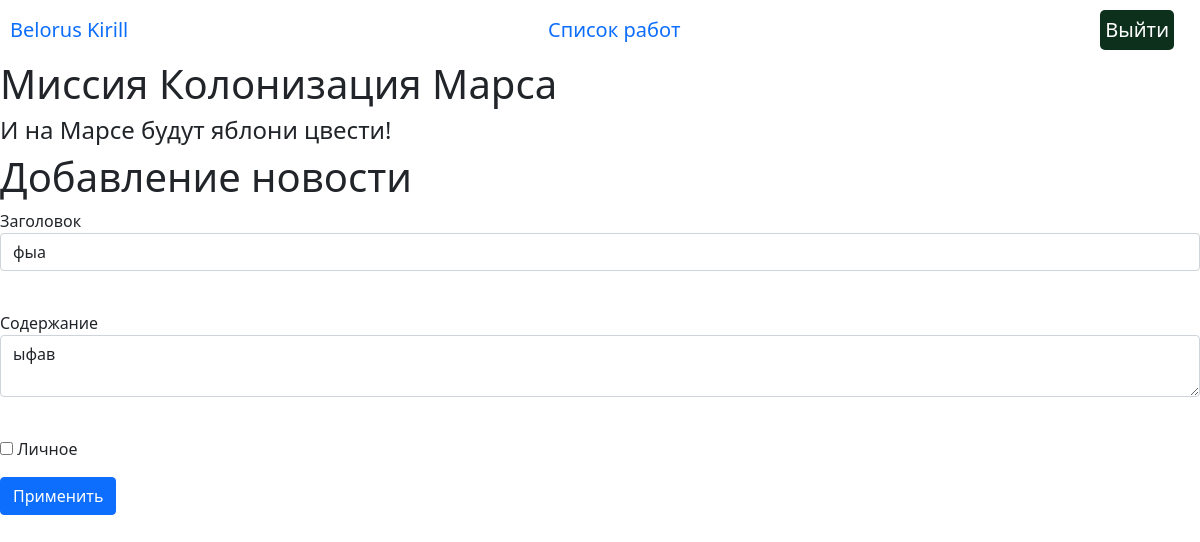
Page /news/2 (signed in) on the committed database.
### data/__all_models.py (models this page shows, shortened)
class User(SqlAlchemyBase, UserMixin):
    __tablename__ = 'users'
    id = sqlalchemy.Column(sqlalchemy.Integer,
                           primary_key=True, autoincrement=True)
    name = sqlalchemy.Column(sqlalchemy.String, nullable=True)
    surname = sqlalchemy.Column(sqlalchemy.String, nullable=True)
    age = sqlalchemy.Column(sqlalchemy.String, nullable=True)
    position = sqlalchemy.Column(sqlalchemy.String, nullable=True)
    speciality = sqlalchemy.Column(sqlalchemy.String, nullable=True)
    address = sqlalchemy.Column(sqlalchemy.String, nullable=True)
    email = sqlalchemy.Column(sqlalchemy.String, unique=True,
                              index=True, nullable=True)
    hashed_password = sqlalchemy.Column(sqlalchemy.String, nullable=True)
    modified_date = sqlalchemy.Column(sqlalchemy.DateTime,
                                      default=datetime.datetime.now)
    news = orm.relationship("News", back_populates='user')
    jobs = orm.relationship("Jobs", back_populates='user')

class News(SqlAlchemyBase):
    __tablename__ = 'news'
    id = sqlalchemy.Column(sqlalchemy.Integer,
                           primary_key=True, autoincrement=True)
    title = sqlalchemy.Column(sqlalchemy.String, nullable=True)
    content = sqlalchemy.Column(sqlalchemy.String, nullable=True)
    created_date = sqlalchemy.Column(sqlalchemy.DateTime,
                                     default=datetime.datetime.now)
    is_private = sqlalchemy.Column(sqlalchemy.Boolean, default=True)
    user_id = sqlalchemy.Column(sqlalchemy.Integer,
                                sqlalchemy.ForeignKey("users.id"))
    user = orm.relationship('User', back_populates='news')

### main.py (the view, shortened to what this page needs)
@app.route('/news/<int:news_id>', methods=['GET', 'POST'])
@login_required
def edit_news(news_id):
    form = NewsForm()
    if request.method == "GET":
        db_sess = create_session()
        news = db_sess.query(News).filter(News.id == news_id,
                                          News.user == current_user
                                          ).first()
        if news:
            form.title.data = news.title
            form.content.data = news.content
            form.is_private.data = news.is_private
        else:
            abort(404)
    return render_template('news.html',
                           title='Редактирование новости',
                           form=form
                           )

### forms/news.py
class NewsForm(FlaskForm):
    title = StringField('Заголовок', validators=[DataRequired()])
    content = TextAreaField("Содержание")
    is_private = BooleanField("Личное")
    submit = SubmitField('Применить')

### data/db_session.py (called while the page is built)
def create_session() -> Session:
    global __factory
    return __factory()

### main.py (called while the page is built)
@login_manager.user_loader
def load_user(user_id):
    db_sess = create_session()
    user = db_sess.query(User).get(user_id)
    return user

### templates/news.html (shortened to what this page needs)
{% extends "base.html" %}
{% block profession %}
<h1>Добавление новости</h1>
<form action="" method="post">
    <p>
        {{ form.title.label }}<br>
        {{ form.title(class="form-control") }}<br>
    </p>
    <p>
        {{ form.content.label }}<br>
        {{ form.content(class="form-control") }}<br>
    </p>
    <p>{{ form.is_private() }} {{ form.is_private.label }}</p>
    <p>{{ form.submit(type="submit", class="btn btn-primary") }}</p>
</form>
{% endblock %}

### templates/base.html (shortened to what this page needs)
<!DOCTYPE html>
<html lang="en">
<head>
    <link rel="stylesheet" href={{url_for('static', filename="css/style.css" )}}>
    <link rel="stylesheet"
          href="https://cdn.jsdelivr.net/npm/bootstrap@5.0.0-beta1/dist/css/bootstrap.min.css"
>
</head>
<body>
<nav class="manage-panel">
    {% if current_user.is_authenticated %}
        <a class="navbar-brand" href="/">{{current_user.surname}} {{ current_user.name }}</a>
        <a class="navbar-brand" href="/job_list">Список работ</a>
        <a class="quit-button navbar-brand" href="/logout">Выйти</a>
    {% else %}
    <p>
        <a class="btn btn-primary " href="/register">Зарегистрироваться</a>
        <a class="btn btn-success" href="/login">Войти</a>
    </p>
    {% endif %}
</nav>
<h1>Миссия Колонизация Марса</h1>
<h4>И на Марсе будут яблони цвести!</h4>
<div class="content">
    {% block profession %}{% endblock %}
</div>
</body>
</html>

### static/css/style.css (style rules this page uses)
.manage-panel { margin: 10px; display: flex; justify-content: space-between; }
.quit-button { background-color: #0c301c; border-radius: 5px; padding: 0 5px; color: white; }
.form-control { width: 300px; }

### rows in the picture
User: surname "Belorus", name "Kirill"
News: title "фыа", content "ыфав"
